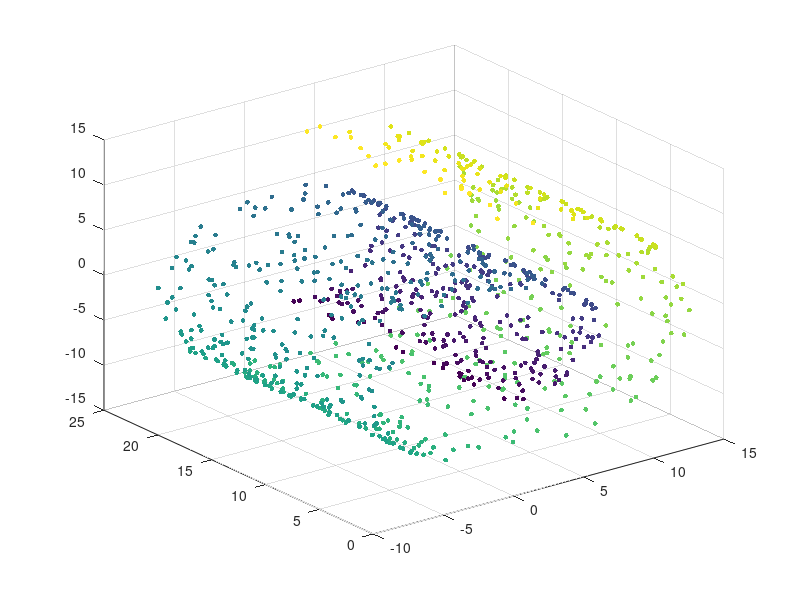
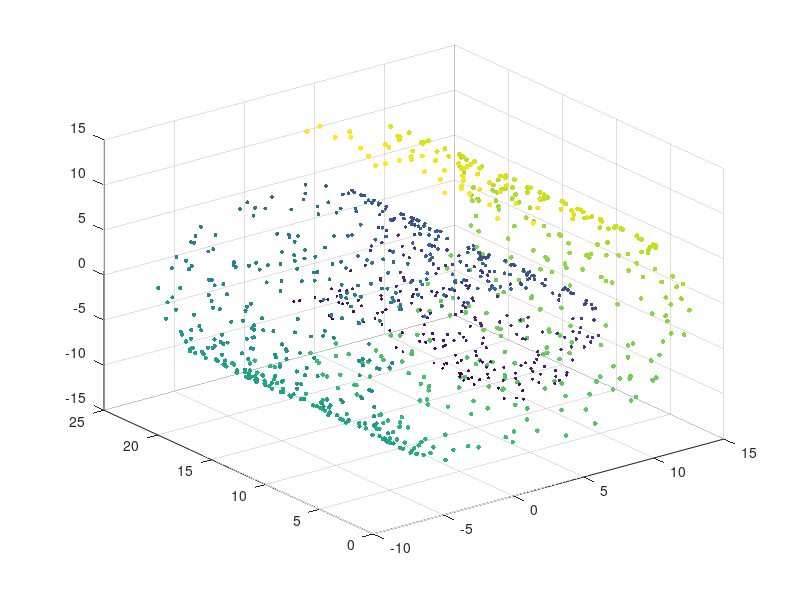

Source code (MATLAB) for these figures, in order:
        N=1000;

        
        tt = (3*pi/2)*(1+2*rand(1,N));  
        height = 21*rand(1,N);
        handles.X = [tt.*cos(tt); height; tt.*sin(tt)]';
        handles.ColorVector = tt';

        figure(2);
        scatter3(handles.X(:,1),handles.X(:,2),handles.X(:,3),12,handles.ColorVector,'filled');
        
        figure(3);
        scatter3(handles.X(:,1),handles.X(:,2),handles.X(:,3),handles.ColorVector,handles.ColorVector,'filled');